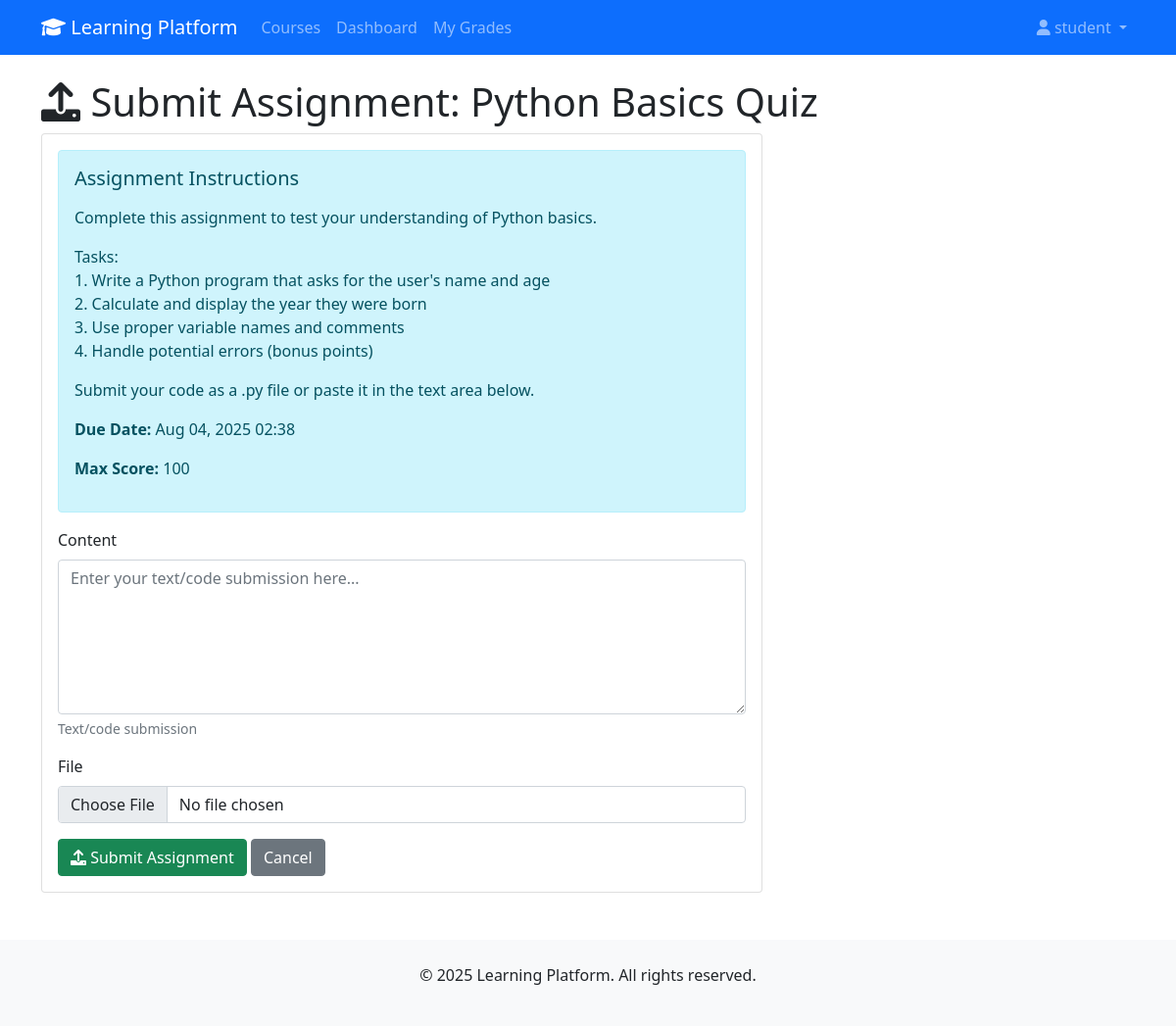
The page /assignments/1/submit/ (signed in) on the database its author committed.
### courses/models.py (models this page shows, shortened)
class User(AbstractUser):
    ROLE_CHOICES = [
        ("student", "Student"),
        ("instructor", "Instructor"),
        ("employee", "Employee"),
    ]
    role = models.CharField(max_length=20, choices=ROLE_CHOICES, default="student")

class Assignment(models.Model):
    lesson = models.ForeignKey(
        Lesson, on_delete=models.CASCADE, related_name="assignments"
    )
    title = models.CharField(max_length=200)
    description = models.TextField()
    due_date = models.DateTimeField()
    max_score = models.PositiveIntegerField(default=100)
    created_date = models.DateTimeField(auto_now_add=True)

### courses/views.py (the view)
# urls.py: path('assignments/<int:pk>/submit/', views.submit_assignment, name='submit_assignment'),
@login_required
def submit_assignment(request, pk):
    assignment = get_object_or_404(Assignment, pk=pk)
    if request.user.role != "student":
        messages.error(request, "Only students can submit assignments.")
        return redirect("assignment_detail", pk=pk)
    try:
        submission = Submission.objects.get(
            assignment=assignment, student=request.user.student_profile
        )
        messages.info(request, "You have already submitted this assignment.")
        return redirect("assignment_detail", pk=pk)
    except Submission.DoesNotExist:
        pass
    if request.method == "POST":
        form = SubmissionForm(request.POST, request.FILES)
        if form.is_valid():
            submission = form.save(commit=False)
            submission.assignment = assignment
            submission.student = request.user.student_profile
            submission.save()
            messages.success(request, "Assignment submitted successfully!")
            return redirect("assignment_detail", pk=pk)
    else:
        form = SubmissionForm()
    return render(
        request,
        "courses/submit_assignment.html",
        {"form": form, "assignment": assignment},
    )

### courses/forms.py
class SubmissionForm(forms.ModelForm):
    class Meta:
        model = Submission
        fields = ["content", "file"]
        widgets = {
            "content": forms.Textarea(
                attrs={
                    "rows": 6,
                    "placeholder": "Enter your text/code submission here...",
                }
            ),
        }

### templates/courses/submit_assignment.html (shortened to what this page needs)
{% extends 'base.html' %}
{% load crispy_forms_tags %}
{% block content %}
<h1><i class="fas fa-upload"></i> Submit Assignment: {{ assignment.title }}</h1>
<div class="row">
    <div class="col-md-8">
        <div class="card">
            <div class="card-body">
                <div class="alert alert-info">
                    <h5>Assignment Instructions</h5>
                    <p>{{ assignment.description|linebreaks }}</p>
                    <p><strong>Due Date:</strong> {{ assignment.due_date|date:"M d, Y H:i" }}</p>
                    <p><strong>Max Score:</strong> {{ assignment.max_score }}</p>
                </div>
                <form method="post" enctype="multipart/form-data">
                    {{ form|crispy }}
                    <button type="submit" class="btn btn-success">
                        <i class="fas fa-upload"></i> Submit Assignment
                    </button>
                    <a href="{% url 'assignment_detail' assignment.pk %}" class="btn btn-secondary">Cancel</a>
                </form>
            </div>
        </div>
    </div>
</div>
{% endblock %}

### templates/base.html (shortened to what this page needs)
<!DOCTYPE html>
<html lang="en">
  <head>
    <link
      href="https://cdn.jsdelivr.net/npm/bootstrap@5.1.3/dist/css/bootstrap.min.css"
      rel="stylesheet"
    />
    <link
      href="https://cdnjs.cloudflare.com/ajax/libs/font-awesome/6.0.0/css/all.min.css"
      rel="stylesheet"
    />
  </head>
  <body>
    <nav class="navbar navbar-expand-lg navbar-dark bg-primary">
      <div class="container">
        <a class="navbar-brand" href="{% url 'home' %}">
          <i class="fas fa-graduation-cap"></i> Learning Platform
        </a>
        <div class="collapse navbar-collapse" id="navbarNav">
          <ul class="navbar-nav me-auto">
            <li class="nav-item">
              <a class="nav-link" href="{% url 'course_list' %}">Courses</a>
            </li>
            {% if user.is_authenticated %}
            <li class="nav-item">
              <a class="nav-link" href="{% url 'dashboard' %}">Dashboard</a>
            </li>
             {% if user.role == 'student' %}
            <li class="nav-item">
              <a class="nav-link" href="{% url 'my_grades' %}">My Grades</a>
            </li>
            {% endif %} {% endif %}
          </ul>
          <ul class="navbar-nav">
            {% if user.is_authenticated %}
            <li class="nav-item dropdown">
              <a
                class="nav-link dropdown-toggle"
                href="#"
                id="navbarDropdown"
                role="button"
                data-bs-toggle="dropdown"
              >
                <i class="fas fa-user"></i> {{ user.username }}
              </a>
            </li>
            {% endif %}
          </ul>
        </div>
      </div>
    </nav>
    <main class="container mt-4">
       {% block content %} {% endblock %}
    </main>
    <footer class="bg-light mt-5 py-4">
      <div class="container text-center">
        <p>&copy; 2025 Learning Platform. All rights reserved.</p>
      </div>
    </footer>
  </body>
</html>

### rows shown on the page
User: username "student"
Assignment: title "Python Basics Quiz", description "Complete this assignment to test your understanding of Python basics. Tasks: 1. Write a Python program that asks for the user's name and age 2. Calculate and display the year they were born 3. Use proper variable names and comments 4. Handle potential errors (bonus points) Submit your code as a .py file or paste it in the text area below.", due_date "Aug 04, 2025 02:38", max_score "100"
